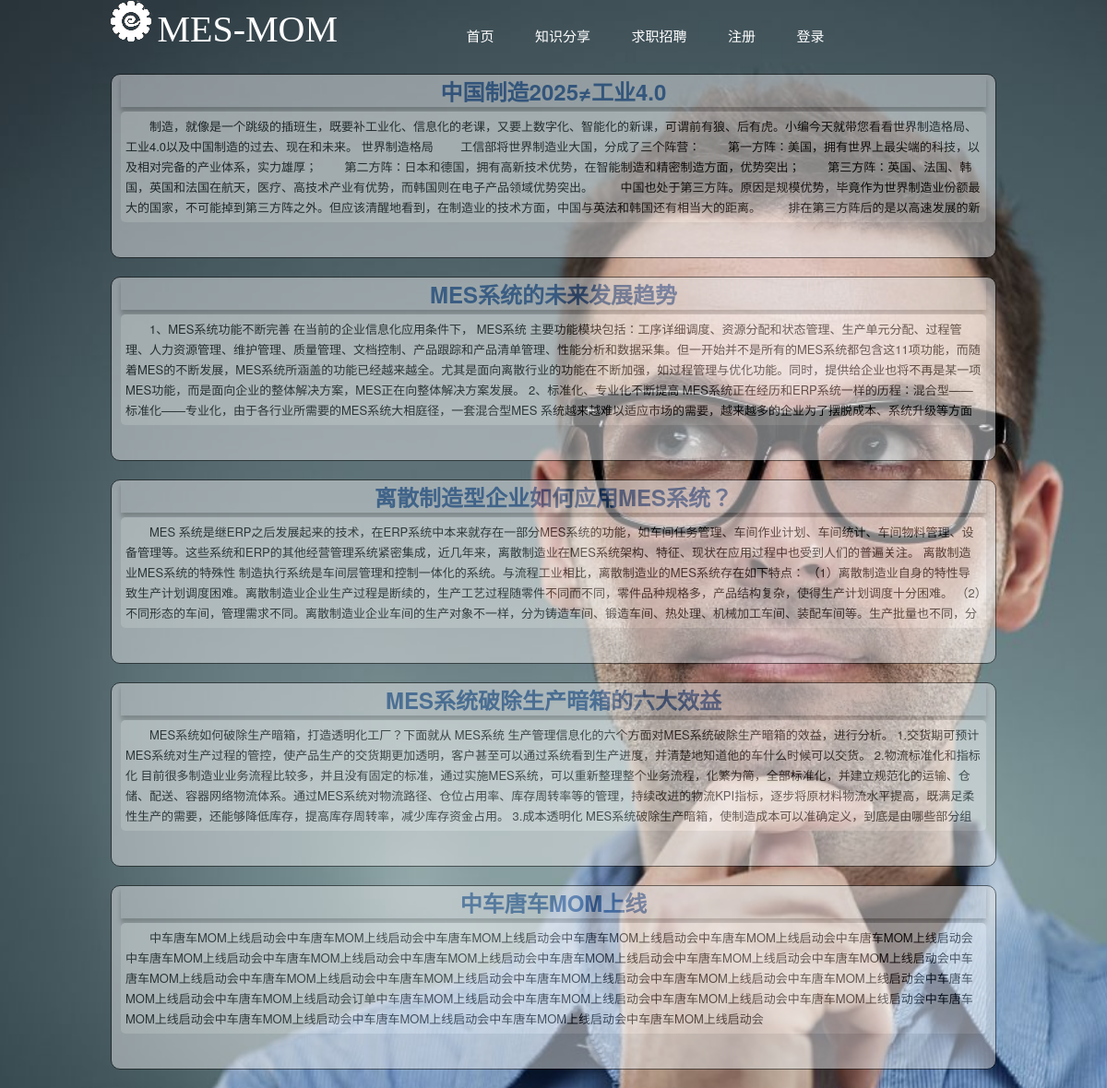
The app's page /mes/ with its own data.
### mes/models.py (models this page shows)
class News(models.Model):
    title = models.CharField(max_length=200)
    content = models.CharField(max_length=2000)
    pub_date = models.DateTimeField('date published')

### mes/views.py (the view)
class Home(ListView):
    queryset = News.objects.order_by('-pub_date')
    template_name = 'mes/home.html'

### mes/templates/mes/home.html
{% extends "base.html"%}
{% block content%}
        {% for new in object_list %}
            <div>
	            <span>
	            	{{new.title}}
	            </span>
	            <div class="news-content">
	            {{ new.content }}
	            </div>
            </div>
        {% endfor %}
{% endblock %}

### mes/templates/base.html (shortened to what this page needs)
{% load static %}
<!DOCTYPE html>
<html lang="en">
<head>
    <link rel="stylesheet" href="{% static 'styles/home.css' %}"/>
</head>
<body>
    <div class="navbar" id="ss">
        <header>
            <nav class="menu">
                <a href="#"><img src="../../static/images/mes.png" alt="logo"></a>
                <span class="logotext">MES-MOM</span>
                <ul>
                    <a href="{% url 'mes:home'%}"><li>首页</li></a>
                    <a href="{% url 'mes:share'%}"><li>知识分享</li></a>
                    <li>求职招聘</li>
                    <li>注册</li>
                    <li>登录</li>
                </ul>
            </nav>
        </header>
    </div>
    <div class="wrap">
        <div class="left">
        {% block content%}
            {% endblock %}
        </div>
    </div>
</body>
</html>

### mes/static/styles/home.css (style rules this page uses)
* { margin:0; padding:0; box-sizing:border-box; }
body { background-image:url("../../static/images/thinking.jpg"); background-position:center; background-repeat:no-repeat; background-size:cover; background-attachment: fixed; font-family: 'Helvetica Neue',Helvetica,Arial,sans-serif; }
.navbar { width:100%; position: fixed; background:transparent; top:0; left:0; transition-property: background; transition-duration: 0.5s; transition-timing-function: ease-in-out; z-index: 999; }
.wrap { width:960px; margin:0 auto; margin-top:80px; }
header { width:960px; margin:0 auto; }
.menu ul { display: inline-block; margin-left:100px; }
.menu li { list-style:none; display:inline-block; margin-left:30px; color:#fff; font-size:15px; cursor:pointer; padding:5px; font-family:"Helvetica Neue",Helvetica,Arial,sans-serif; transition-property:background color; transition-duration:0.4s; transition-timing-function: ease-in-out; }
.menu .logotext { font-family:"微软雅黑"; font-size:40px; color:#fff; }
.left { display: flex; flex-direction: row; flex-wrap:wrap; }
.left>div { width:960px; background: #E2E4E6; border:1px solid #000; border-radius:10px; padding:0 10px 10px; cursor:pointer; margin-bottom: 20px; height:200px; word-wrap: break-word; opacity: 0.5; }
.left>div span { display: block; width:100%; color:#259; text-align: center; font-size:24px; font-weight: bold; box-shadow: 0px 5px 5px #A0A0A0; margin-bottom: 5px; }
.left .news-content { background:#fff; width:100%; margin:0 auto; height:120px; border-radius: 5px; text-indent: 2em; line-height: 1.7; font-size:13px; padding: 5px; overflow: hidden; }

### records on screen
News: title "中国制造2025≠工业4.0", content "制造，就像是一个跳级的插班生，既要补工业化、信息化的老课，又要上数字化、智能化的新课，可谓前有狼、后有虎。小编今天就带您看看世界制造格局、工业4.0以及中国制造的过去、现在和未来。 世界制造格局 工信部将世界制造业大国，分成了三个阵营： 第一方阵：美国，拥有世界上最尖端的科技，以及相对完备的产业体系，实力雄厚； 第二方阵：日本和德国，拥有高新技术优势，在智能制造和精密制造方面，优势突出； 第三方阵：英国、法国、韩国，英国和法国在航天，医疗、高技术产业有优势，而韩国则在电子产品领域优势突出。 中国也处于第三方阵。原因是规模优势，毕竟作为世界制造业份额最大的国家，不可能掉到第三方阵之外。但应该清醒地看到，在制造业的技术方面，中国与英法和韩国还有相当大的距离。…"
News: title "MES系统的未来发展趋势", content "1、MES系统功能不断完善 在当前的企业信息化应用条件下， MES系统 主要功能模块包括：工序详细调度、资源分配和状态管理、生产单元分配、过程管理、人力资源管理、维护管理、质量管理、文档控制、产品跟踪和产品清单管理、性能分析和数据采集。但一开始并不是所有的MES系统都包含这11项功能，而随着MES的不断发展，MES系统所涵盖的功能已经越来越全。尤其是面向离散行业的功能在不断加强，如过程管理与优化功能。同时，提供给企业也将不再是某一项MES功能，而是面向企业的整体解决方案，MES正在向整体解决方案发展。 2、标准化、专业化不断提高 MES系统正在经历和ERP系统一样的历程：混合型——标准化——专业化，由于各行业所需要的MES系统大相庭径，一套混合型MES…"
News: title "离散制造型企业如何应用MES系统？", content "MES 系统是继ERP之后发展起来的技术，在ERP系统中本来就存在一部分MES系统的功能，如车间任务管理、车间作业计划、车间统计、车间物料管理、设备管理等。这些系统和ERP的其他经营管理系统紧密集成，近几年来，离散制造业在MES系统架构、特征、现状在应用过程中也受到人们的普遍关注。 离散制造业MES系统的特殊性 制造执行系统是车间层管理和控制一体化的系统。与流程工业相比，离散制造业的MES系统存在如下特点： （1）离散制造业自身的特性导致生产计划调度困难。离散制造业企业生产过程是断续的，生产工艺过程随零件不同而不同，零件品种规格多，产品结构复杂，使得生产计划调度十分困难。…"
News: title "MES系统破除生产暗箱的六大效益", content "MES系统如何破除生产暗箱，打造透明化工厂？下面就从 MES系统 生产管理信息化的六个方面对MES系统破除生产暗箱的效益，进行分析。 1.交货期可预计 MES系统对生产过程的管控，使产品生产的交货期更加透明，客户甚至可以通过系统看到生产进度，并清楚地知道他的车什么时候可以交货。 2.物流标准化和指标化 目前很多制造业业务流程比较多，并且没有固定的标准，通过实施MES系统，可以重新整理整个业务流程，化繁为简，全部标准化，并建立规范化的运输、仓储、配送、容器网络物流体系。通过MES系统对物流路径、仓位占用率、库存周转率等的管理，持续改进的物流KPI指标，逐步将原材料物流水平提高，既满足柔性生产的需要，还能够降低库存，提高库存周转率，减少库存资金占用。 3.成本透明化…"
News: title "中车唐车MOM上线", content "中车唐车MOM上线启动会中车唐车MOM上线启动会中车唐车MOM上线启动会中车唐车MOM上线启动会中车唐车MOM上线启动会中车唐车MOM上线启动会中车唐车MOM上线启动会中车唐车MOM上线启动会中车唐车MOM上线启动会中车唐车MOM上线启动会中车唐车MOM上线启动会中车唐车MOM上线启动会中车唐车MOM上线启动会中车唐车MOM上线启动会中车唐车MOM上线启动会中车唐车MOM上线启动会中车唐车MOM上线启动会中车唐车MOM上线启动会中车唐车MOM上线启动会中车唐车MOM上线启动会订单中车唐车MOM上线启动会中车唐车MOM上线启动会中车唐车MOM上线启动会中车唐车MOM上线启动会中车唐车MOM上线启动会中车唐车MOM上线启动会中车唐车MOM上线启动会中车唐车MOM上线启动会中车唐车MOM上线启动会"
